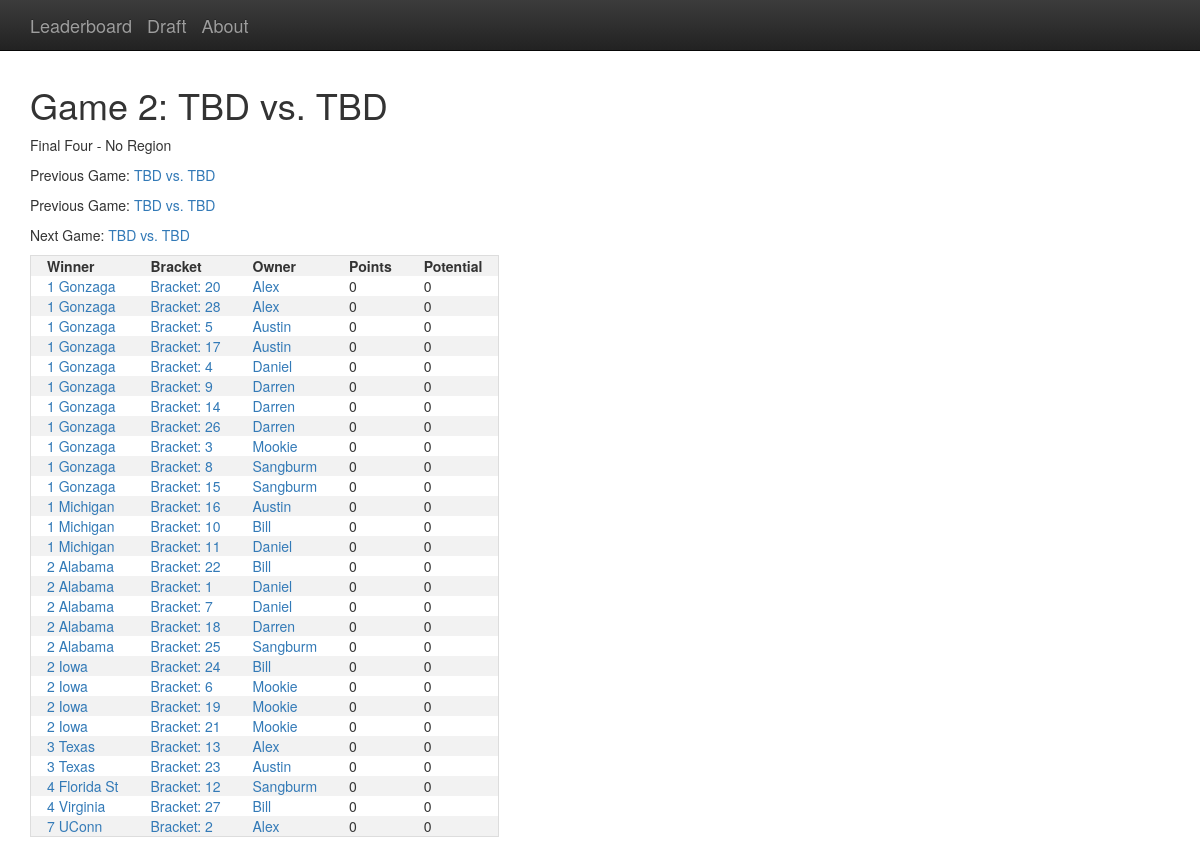
The page /game/2/ on the database its author committed.
### bracketeering/models.py (models this page shows, shortened)
class Game(models.Model):
    gid = models.IntegerField(unique=True)
    winner = models.ForeignKey(Team, on_delete=models.SET_NULL, null=True, related_name='winner')
    team1 = models.ForeignKey(Team, on_delete=models.SET_NULL, null=True, related_name='team1')
    team2 = models.ForeignKey(Team, on_delete=models.SET_NULL, null=True, related_name='team2')
    def __str__(self):
        return "Game " + str(self.gid)
    @staticmethod
    def get_by_gid(in_gid):
        try:
            return Game.objects.get(gid=in_gid)
        except Game.DoesNotExist:
            return None
    def get_matchup_str(self):
        ret = ""
        if self.team1:
            ret += str(self.team1)
        else:
            ret += "TBD"
        ret += " vs. "
        if self.team2:
            ret += str(self.team2)
        else:
            ret += "TBD"
        return ret
    def get_round(self):
        return 7 - self.gid.bit_length()
    def get_round_str(self):
        rd = self.get_round()
        return ["First Four", "1st Round", "2nd Round", "Sweet Sixteen", "Elite Eight", "Final Four", "Championship"][rd]
    def get_region(self):
        rd = self.get_round()
        if rd > 4:
            return 0
        return self.gid // pow(2, 4 - rd) - 3
    def get_region_str(self):
        region = self.get_region()
        return ["No Region", "West", "East", "South", "Midwest"][region]
    def get_prev_game1(self):
        return Game.get_by_gid(2 * self.gid)
    def get_prev_game2(self):
        return Game.get_by_gid(2 * self.gid + 1)
    def get_next_game(self):
        return Game.get_by_gid(self.gid // 2)

class Slot(models.Model):
    bracket = models.ForeignKey(Bracket, on_delete=models.CASCADE)
    game = models.ForeignKey(Game, on_delete=models.CASCADE)
    winner = models.ForeignKey(Team, on_delete=models.CASCADE)
    points = models.IntegerField(default=0)
    potential = models.IntegerField(default=0)

class Team(models.Model):
    name = models.CharField(max_length=100,unique=True)
    overall_seed = models.IntegerField(unique=True)
    seed = models.IntegerField()
    alive = models.BooleanField(default=True)
    def __str__(self):
        return str(self.seed) + " " + self.name
    def get_link_name(self):
        return self.name.replace(' ', '-')

class Bracket(models.Model):
    bid = models.IntegerField(unique=True)
    owner = models.ForeignKey(Owner, on_delete=models.CASCADE)
    points_norm = models.IntegerField(default=0)
    points_bonus = models.IntegerField(default=0)
    potential_norm = models.IntegerField(default=0)
    potential_bonus = models.IntegerField(default=0)
    elite_eight = models.IntegerField(default=0)
    elite_eight_pot = models.IntegerField(default=0)
    def __str__(self):
        return "Bracket: " + str(self.bid)

class Owner(models.Model):
    name = models.CharField(max_length=100,unique=True)
    sum_of_2 = models.IntegerField(default=0)
    best_bracket = models.IntegerField(default=0)
    streak_winner = models.BooleanField(default=False)
    max_elite_eight = models.IntegerField(default=0)
    payout = models.FloatField(default=-20)
    def __str__(self):
        return self.name

### bracketeering/views/views.py (the view)
# urls.py: path('game/<int:gid>/', GameView.as_view(), name='game'),
class GameView(TemplateView):
    template_name = 'game.html'
    game = None
    slots = []
    def dispatch(self, request, *args, **kwargs):
        self.game = Game.get_by_gid(kwargs['gid'])
        self.slots = Slot.objects.filter(game=self.game)
        return super(GameView, self).dispatch(request, *args, **kwargs)
    def get_context_data(self, **kwargs):
        context = super(GameView, self).get_context_data(**kwargs)
        context['game'] = self.game
        context['slots'] = self.slots
        return context

### templates/game.html (shortened to what this page needs)
{% extends "base.html" %}
{% block main_content %}
<div>
	{% if game %}
		<h1>{{game}}: {{game.get_matchup_str}}</h1>
		<p>{{game.get_round_str}} - {{game.get_region_str}}</p>
		{% with prev=game.get_prev_game1 %}
			{% if prev %}
			<p>Previous Game: <a href="{% url 'game' prev.gid %}">{{prev.get_matchup_str}}</a></p>
			{% endif %}
		{% endwith %}
		{% with prev=game.get_prev_game2 %}
			{% if prev %}
			<p>Previous Game: <a href="{% url 'game' prev.gid %}">{{prev.get_matchup_str}}</a></p>
			{% endif %}
		{% endwith %}
		{% with next=game.get_next_game %}
			{% if next %}
			<p>Next Game: <a href="{% url 'game' next.gid %}">{{next.get_matchup_str}}</a></p>
			{% endif %}
		{% endwith %}
	{% else %}
		<h1>Game Does Not Exist :/</h1>
	{% endif %}
	<table id="game">
		<thead><tr>
			<th>Winner</th>
			<th>Bracket</th>
			<th>Owner</th>
			<th>Points</th>
			<th>Potential</th>
		</tr></thead>
		<tbody>
	{% for slot in slots %}
		<tr>
			<td><a href="{% url 'team' slot.winner.get_link_name %}">{{slot.winner}}</a></td>
			<td><a href="{% url 'bracket' slot.bracket.bid %}">{{slot.bracket}}</a></td>
			<td><a href="{% url 'owner' slot.bracket.owner.name %}">{{slot.bracket.owner}}</a></td>
			<td>{{slot.points}}</td>
			<td>{{slot.potential}}</td>
		</tr>
	{% endfor %}
		</tbody>
	</table>
</div>
{% endblock %}

### templates/base.html (style rules this page uses)
table { border-spacing: 0; border: 1px solid #ddd; }
th, td { text-align: left; padding-left: 16px; padding-right: 16px; }
th, tr:nth-child(even) { background-color: #f2f2f2; }

### rows shown on the page
Game: gid "Game 2", get_matchup_str "TBD vs. TBD", get_round_str "Final Four", get_region_str "No Region"
Game: get_matchup_str "TBD vs. TBD"
Game: get_matchup_str "TBD vs. TBD"
Game: get_matchup_str "TBD vs. TBD"
Slot: winner "2 Alabama", bracket "Bracket: 1", bracket.owner "Daniel", points "0", potential "0"
Slot: winner "7 UConn", bracket "Bracket: 2", bracket.owner "Alex", points "0", potential "0"
Slot: winner "1 Gonzaga", bracket "Bracket: 3", bracket.owner "Mookie", points "0", potential "0"
Slot: winner "1 Gonzaga", bracket "Bracket: 4", bracket.owner "Daniel", points "0", potential "0"
Slot: winner "1 Gonzaga", bracket "Bracket: 5", bracket.owner "Austin", points "0", potential "0"
Slot: winner "2 Iowa", bracket "Bracket: 6", bracket.owner "Mookie", points "0", potential "0"
Slot: winner "2 Alabama", bracket "Bracket: 7", bracket.owner "Daniel", points "0", potential "0"
Slot: winner "1 Gonzaga", bracket "Bracket: 8", bracket.owner "Sangburm", points "0", potential "0"
Slot: winner "1 Gonzaga", bracket "Bracket: 9", bracket.owner "Darren", points "0", potential "0"
Slot: winner "1 Michigan", bracket "Bracket: 10", bracket.owner "Bill", points "0", potential "0"
Slot: winner "1 Michigan", bracket "Bracket: 11", bracket.owner "Daniel", points "0", potential "0"
Slot: winner "4 Florida St", bracket "Bracket: 12", bracket.owner "Sangburm", points "0", potential "0"
Slot: winner "3 Texas", bracket "Bracket: 13", bracket.owner "Alex", points "0", potential "0"
Slot: winner "1 Gonzaga", bracket "Bracket: 14", bracket.owner "Darren", points "0", potential "0"
Slot: winner "1 Gonzaga", bracket "Bracket: 15", bracket.owner "Sangburm", points "0", potential "0"
Slot: winner "1 Michigan", bracket "Bracket: 16", bracket.owner "Austin", points "0", potential "0"
Slot: winner "1 Gonzaga", bracket "Bracket: 17", bracket.owner "Austin", points "0", potential "0"
Slot: winner "2 Alabama", bracket "Bracket: 18", bracket.owner "Darren", points "0", potential "0"
Slot: winner "2 Iowa", bracket "Bracket: 19", bracket.owner "Mookie", points "0", potential "0"
Slot: winner "1 Gonzaga", bracket "Bracket: 20", bracket.owner "Alex", points "0", potential "0"
Slot: winner "2 Iowa", bracket "Bracket: 21", bracket.owner "Mookie", points "0", potential "0"
Slot: winner "2 Alabama", bracket "Bracket: 22", bracket.owner "Bill", points "0", potential "0"
Slot: winner "3 Texas", bracket "Bracket: 23", bracket.owner "Austin", points "0", potential "0"
Slot: winner "2 Iowa", bracket "Bracket: 24", bracket.owner "Bill", points "0", potential "0"
Slot: winner "2 Alabama", bracket "Bracket: 25", bracket.owner "Sangburm", points "0", potential "0"
Slot: winner "1 Gonzaga", bracket "Bracket: 26", bracket.owner "Darren", points "0", potential "0"
Slot: winner "4 Virginia", bracket "Bracket: 27", bracket.owner "Bill", points "0", potential "0"
Slot: winner "1 Gonzaga", bracket "Bracket: 28", bracket.owner "Alex", points "0", potential "0"
